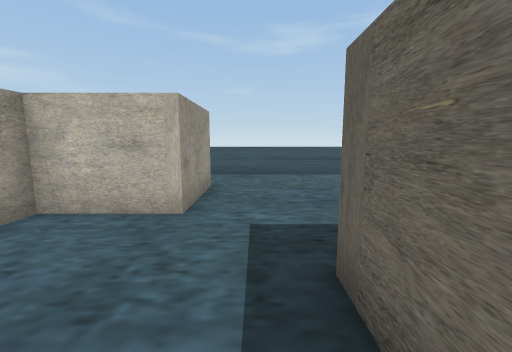
[1] (above)

24 first-person views from a walk through a Unity game level. The camera is 1.5 m above the floor, tilts 8° down and sees 90° across. The floor is counted in squares, 1.2 m on a side. Each view is taken from the middle of a square. On the plan, view 1 faces up. The plan holds only what a view shows up to about 12 squares ahead; the rest is blank. The player character is not drawn.

[2]
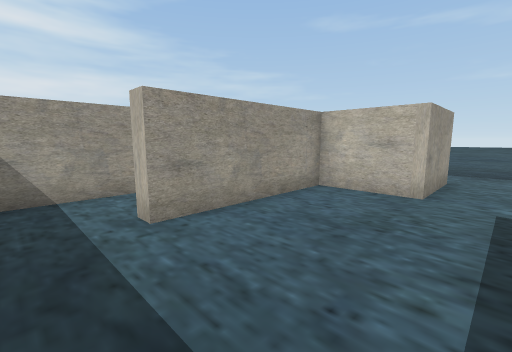

[3]
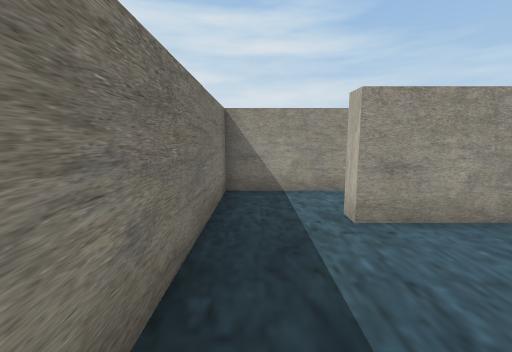

[4]
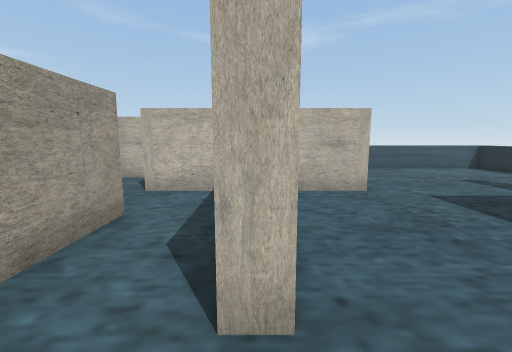

[5]
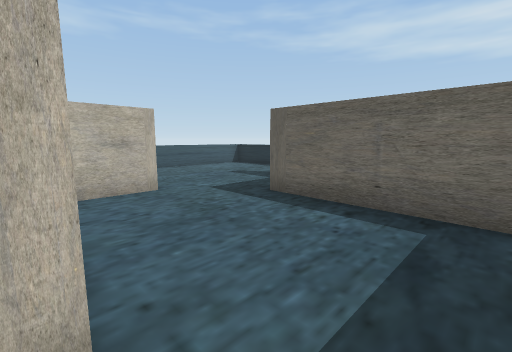

[6]
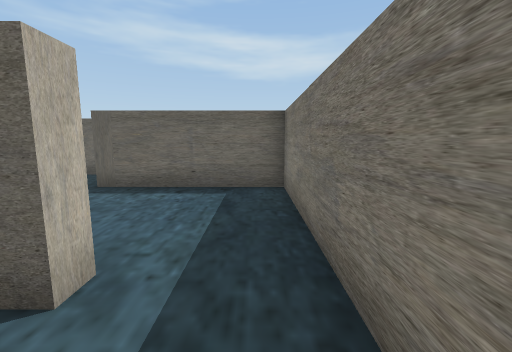

[7]
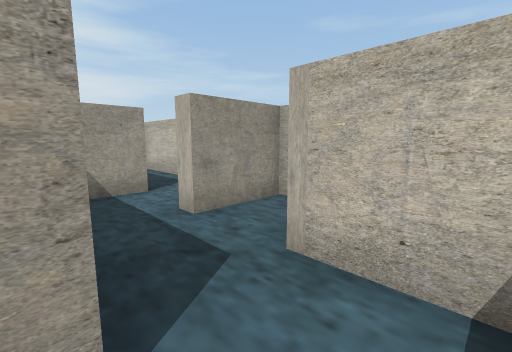

[8]
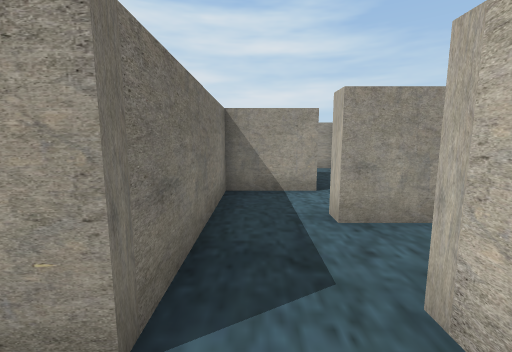

[9]
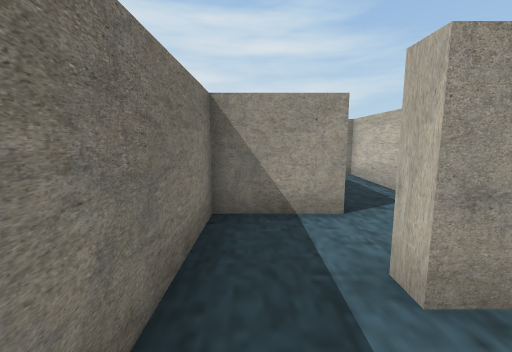

[10]
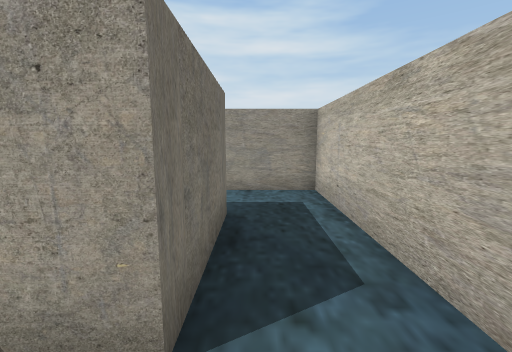

[11]
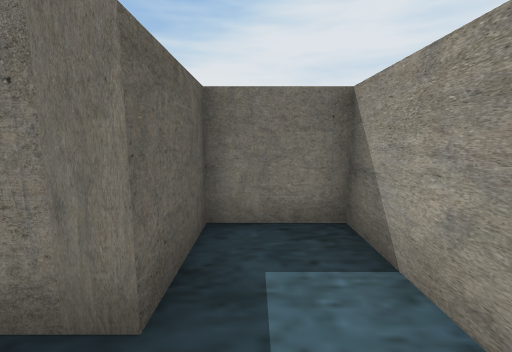

[12]
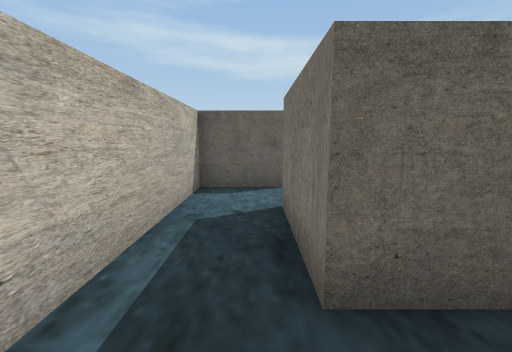

[13]
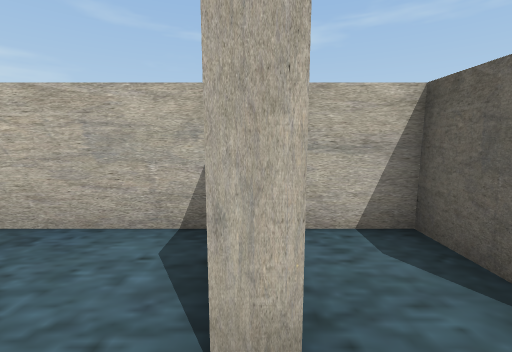

[14]
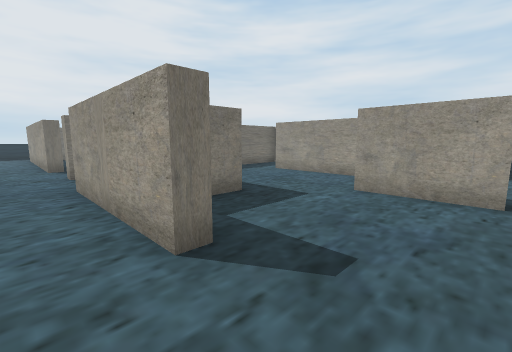

[15]
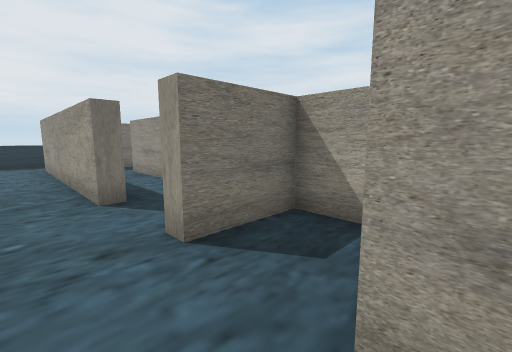

[16]
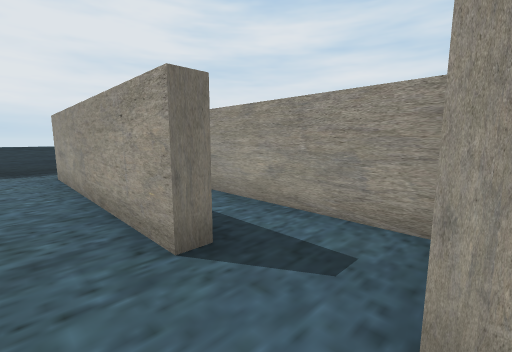

[17]
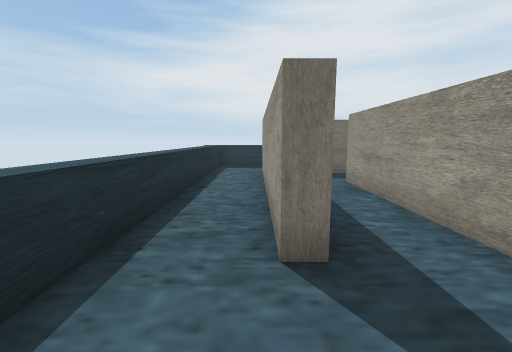

[18]
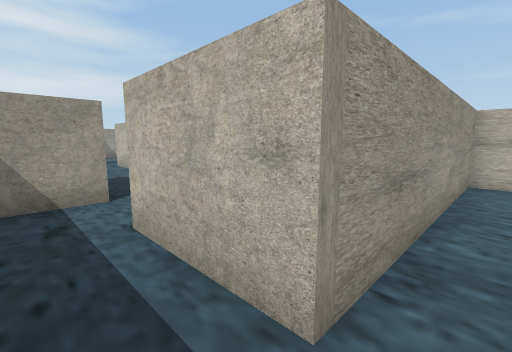

[19]
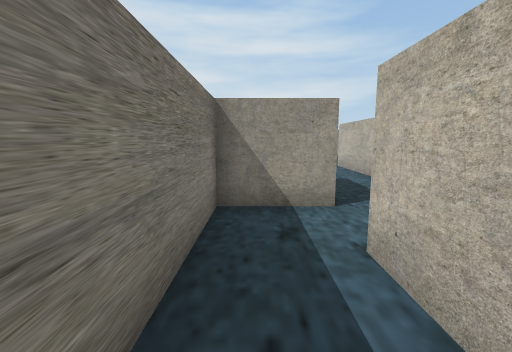

[20]
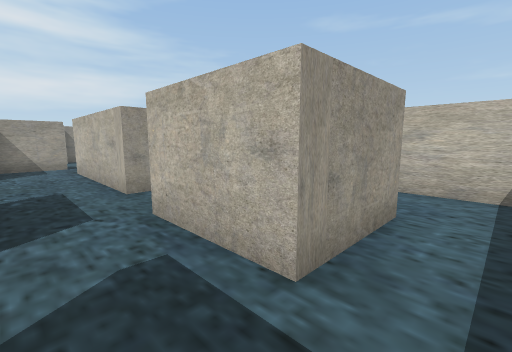

[21]
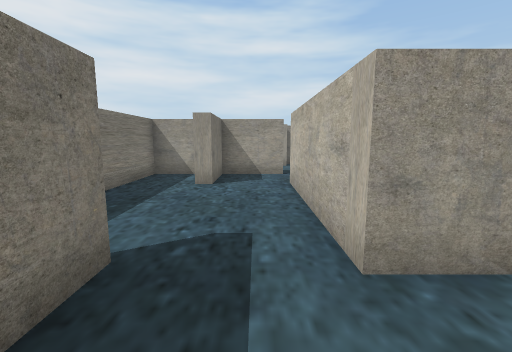

[22]
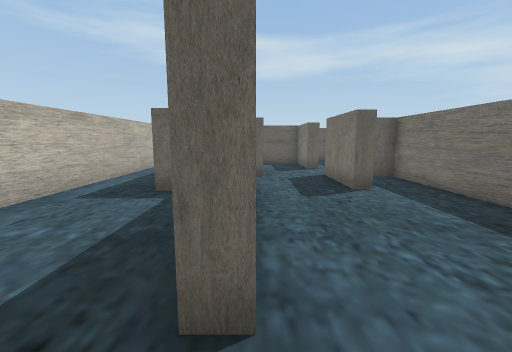

[23]
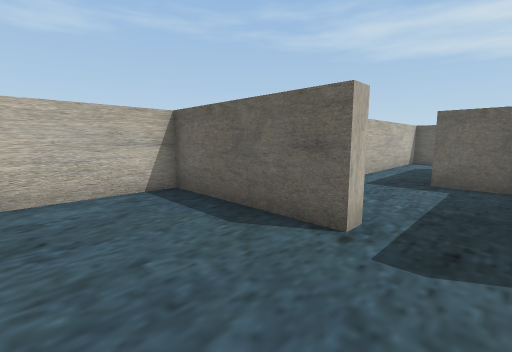

[24]
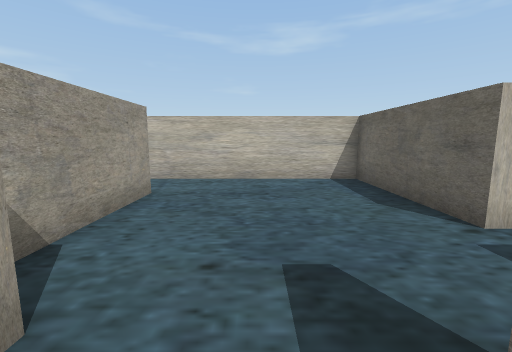

### Floor plan
Key: @ floor where view 1 was taken; # wall or solid block; . floor; ^ raised ledge.
Columns run from 18 left of view 1 to 6 right of it. Each row starts with its distance up from view 1.
  9                 ^^^^^^^^^
  8                  .......^
  7  ###########    ........
  6  #.......#.#    #.......
  5  #.......#.##   #.......
  4  #..###.....#####....#..
  3  #..# #.......#......#..
  2  #### ######..#....###..
  1            #..#....# #..
  0            #..#...@# #..
 -1 #######    #.......#....
 -2 ......#    #.......#....
 -3 ......#   ############..
 -4 #.....# ...........#....^
 -5 #.....#............#....^
 -6 #..........#    #..#.#..^
 -7  ..........#..  #..#.#..^
 -8  #.....#####..###..#.#..^
 -9    .#..............#.#..^
-10     #..............#.#..^
-11     ###.....###..###.#..^
-12     #.........#......#..^
-13     ##################..^
-14                       ..^
-15                       ..^
-16                       ^^

Positions as (right, up) in squares from view 1, and headings:
1: (0, 0), facing up
2: (0, -2), facing up-left
3: (0, -2), facing left
4: (-4, -2), facing up
5: (-4, -2), facing up-right
6: (-6, -2), facing right
7: (-5, 2), facing up-left
8: (-5, 3), facing left
9: (-7, 3), facing left
10: (-10, 5), facing left
11: (-15, 6), facing down
12: (-16, 5), facing right
13: (-9, 3), facing up
14: (5, 7), facing down-left
15: (5, 0), facing down-left
16: (5, -3), facing down-left
17: (4, -3), facing down
18: (2, -12), facing up-left
19: (1, -12), facing left
20: (0, -10), facing up-left
21: (-4, -9), facing left
22: (-13, -8), facing right
23: (-15, -7), facing up-right
24: (-15, -9), facing up
